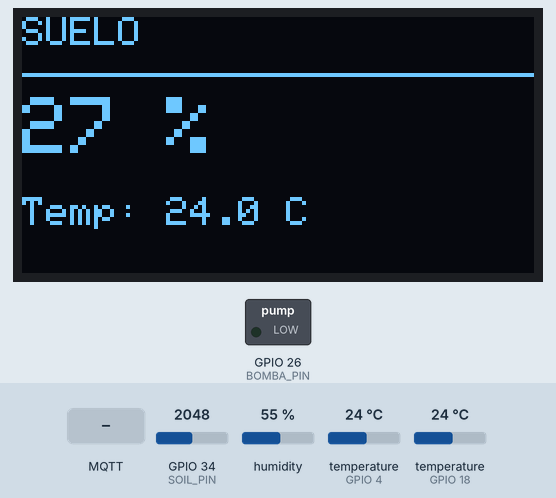
This sketch was run on a simulated ESP32. Parts: 128×64 one-colour display, switched loads named in the sketch (green lamp = pin HIGH). The test bench sets the inputs (shaded band); at power-on: GPIO 34 (SOIL_PIN) = 2048, humidity 55 %, temperature (sensors on GPIO 4, GPIO 18) 24 °C. WiFi joins after 1.5 s; servers stay silent unless stated; the local clock reads 2024-03-15 10:24:30 at power-on unless the sketch sets it; no MQTT or app messages arrive unless stated; not simulated (calls return 0 or success): secrets.h; what the sketch prints to the serial monitor is not drawn.

Above: at 5.3 s.
5.4 s: MQTT message "REGAR" arrives on the first subscribed topic
At 6.8 s:
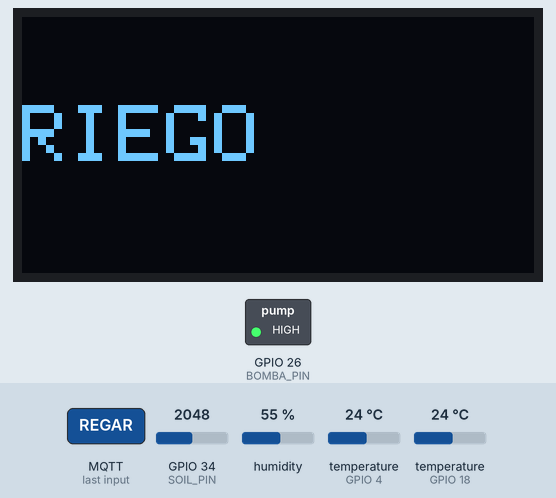
14.8 s: GPIO 34 (SOIL_PIN) set to 1867
At 18.2 s:
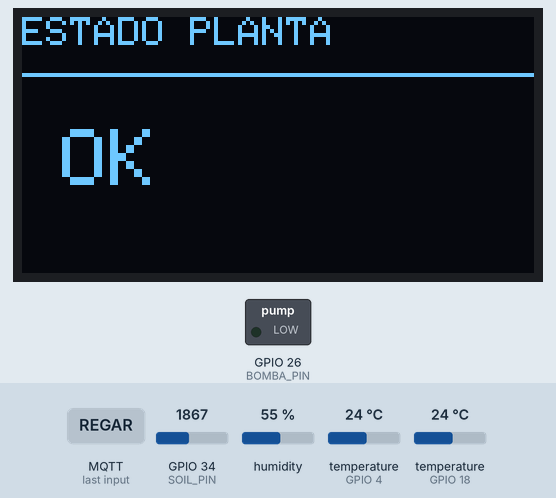
22.3 s: MQTT message "REGAR" arrives on the first subscribed topic
At 31.6 s:
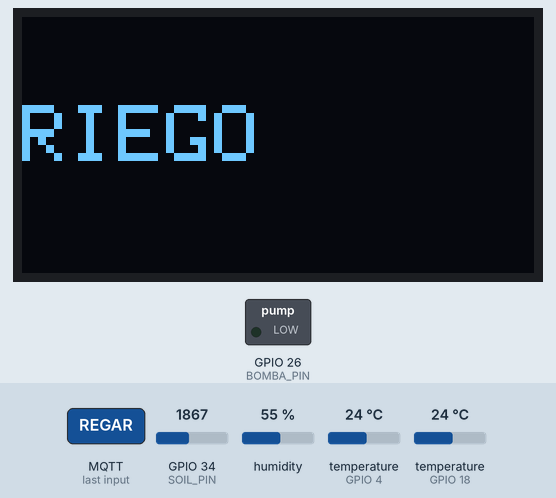
31.7 s: GPIO 34 (SOIL_PIN) set to 1496
At 37.3 s:
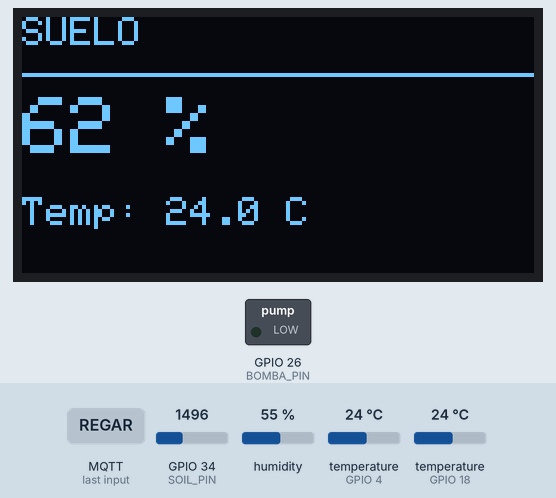
41.1 s: GPIO 34 (SOIL_PIN) set to 1404
50.3 s: GPIO 34 (SOIL_PIN) set to 2866
At 57.5 s:
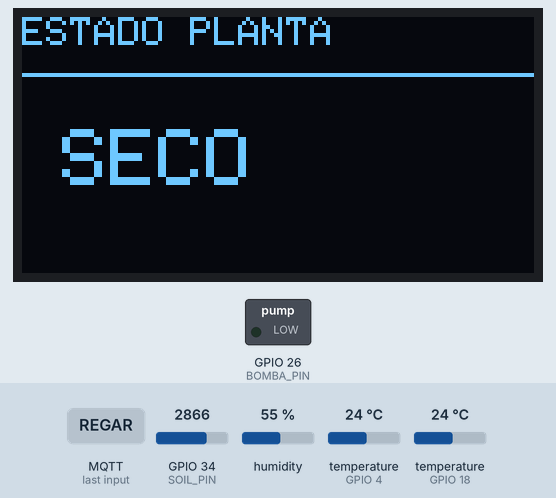
Timing chart, 0 to 59.0 s (numbered marks = the images above; inputs shaded):
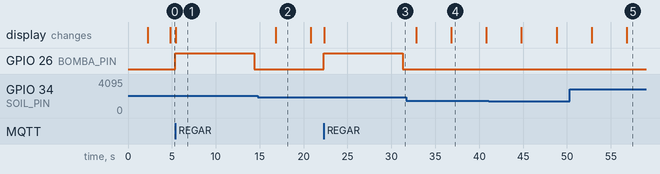

Measured:
- the behaviour switches between 1915 and 1914 on GPIO 34 (SOIL_PIN) (found by bisection; images 1 and 2)
- after the input at 5.4 s, GPIO 26 (BOMBA_PIN): LOW → HIGH at once, → LOW 9.0 s later; the display: changes at once (image 1)
- after the input at 14.8 s, the display: changes after 2.0 s (image 2)
- after the input at 22.3 s, GPIO 26 (BOMBA_PIN): LOW → HIGH at once, → LOW 9.0 s later; the display: changes at once (image 3)
- what the display in image 2 shows lasts 4.0 s, from 16.8 s to 20.8 s

The sketch:

macetero02_dht22.ino
```cpp
// macetero02 - variante de sensores con DHT22 (sin BMP280, sin presion;
// anade humedad ambiente). Mismo esqueleto de red/seguridad/riego que
// macetero_produccion_6.ino (macetero01) sin ningun cambio de fondo -
// solo difiere la lectura de ambiente y lo que se publica/muestra de
// ello. Ver firmware/README.md para el porque de un fichero aparte en
// vez de condicionales dentro del mismo.
#include <WiFiClientSecure.h>
#include <Arduino.h>
#include <PubSubClient.h>
#include <ArduinoJson.h>
#include <Wire.h>
#include <DHT.h>
#include <Adafruit_GFX.h>
#include <Adafruit_SSD1306.h>
#include <RTClib.h>
#include <OneWire.h>
#include <DallasTemperature.h>
#include <WiFiManager.h>
#include <time.h>
#include "secrets.h"

// ---------- PINES ----------
// Cableado real de esta placa (COM4) - distinto de macetero01 a
// proposito, cada ESP32 lleva el suyo, no tienen por que coincidir.
#define SDA_PIN 21
#define SCL_PIN 22
#define SOIL_PIN 34
#define BOMBA_PIN 26
#define DHTPIN 4
#define DHTTYPE DHT22
#define DS18B20_PIN 18
// GPIO 35 reservado para un futuro sensor de nivel de deposito (ya
// cableado en esta placa, sin usar todavia - ver WATER_PIN en el
// sketch de pruebas original).
#define WATER_PIN 35

// ---------- CALIBRACIÓN SUELO ----------
#define SOIL_DRY_DEFAULT 2482
#define SOIL_WET_DEFAULT 905

// ---------- MQTT ----------
const char* mqtt_server = "192.168.1.140";
const int mqtt_port = 8883;   // MQTT sobre TLS

// Identificador único de este macetero. Es lo ÚNICO que hay que cambiar
// para desplegar el mismo firmware en un dispositivo nuevo.
#define DEVICE_ID "macetero02"

const char* mqtt_client_id = "esp32_" DEVICE_ID;
const char* mqtt_topic = "maceteros/" DEVICE_ID "/sensores";
const char* mqtt_topic_comando = "maceteros/" DEVICE_ID "/comando";
const char* mqtt_topic_estado = "maceteros/" DEVICE_ID "/estado";
const char* mqtt_topic_config = "maceteros/" DEVICE_ID "/config";

// ---------- RIEGO ----------
// Igual que macetero01: la decision de CUANDO regar vive en Node-RED,
// no aqui. El sketch de pruebas original decidia el riego el mismo
// (umbral + franja horaria fijos en el propio .ino) - eso se ha
// quitado por completo al integrarlo en la plataforma.
#define TIEMPO_RIEGO 9000       // 9 segundos, redefinible luego por tipo de planta
#define TIEMPO_RIEGO_MAX 30000  // 30 segundos, tope de seguridad absoluto

volatile bool riegoManualSolicitado = false;
bool riegoEnCurso = false;
unsigned long riegoInicioMs = 0;

// ---------- OLED ----------
#define SCREEN_WIDTH 128
#define SCREEN_HEIGHT 64
#define OLED_RESET -1
#define OLED_ADDR 0x3C

unsigned long lastScreenChange = 0;
int screenIndex = 0;

Adafruit_SSD1306 display(SCREEN_WIDTH, SCREEN_HEIGHT, &Wire, OLED_RESET);

// ---------- OBJETOS ----------
WiFiClientSecure espClient;
PubSubClient client(espClient);
DHT dht(DHTPIN, DHTTYPE);
RTC_DS1307 rtc;
OneWire oneWire(DS18B20_PIN);
DallasTemperature dsSensors(&oneWire);

bool ds18b20Ok = false;
bool horaSincronizada = false;

// Umbrales de humedad de este dispositivo, recibidos por MQTT desde el
// servidor - identico a macetero01, ver los comentarios de ese fichero.
float humedadMinCfg = 36;
float humedadMaxCfg = 65;
int soilDryCfg = SOIL_DRY_DEFAULT;
int soilWetCfg = SOIL_WET_DEFAULT;
// Duracion de riego real, recibida por MQTT desde el servidor - TIEMPO_RIEGO
// se queda solo como valor de arranque hasta que llegue la primera config
// (coincide con el server_default de Postgres, ver backend/app/models/device.py).
unsigned long duracionRiegoCfg = TIEMPO_RIEGO;

// ---------- TIMING ----------
unsigned long lastSend = 0;
unsigned long ultimoRiego = 0;

// ---------- FUNCIONES ----------
int soilMoisturePercent(int raw) {
  raw = constrain(raw, soilWetCfg, soilDryCfg);
  return map(raw, soilDryCfg, soilWetCfg, 0, 100);
}

String soilStatus(int soilPct) {
  // Identica a macetero01 y al nodo "Formatear para InfluxDB" de
  // Node-RED - si se cambia aqui, cambiarla tambien alli.
  float margen = (humedadMaxCfg - humedadMinCfg) * 0.4;
  if (soilPct < humedadMinCfg - margen) return "SECO";
  if (soilPct < humedadMinCfg) return "NECESITA_RIEGO";
  if (soilPct <= humedadMaxCfg) return "OK";
  if (soilPct <= humedadMaxCfg + margen) return "HUMEDO";
  return "EXCESO_AGUA";
}

void mqttCallback(char* topic, byte* payload, unsigned int length) {
  String mensaje;
  for (unsigned int i = 0; i < length; i++) {
    mensaje += (char)payload[i];
  }

  Serial.print("Mensaje recibido en ");
  Serial.print(topic);
  Serial.print(": ");
  Serial.println(mensaje);

  String topicStr(topic);

  if (topicStr == mqtt_topic_comando) {
    if (mensaje == "REGAR") {
      riegoManualSolicitado = true;
    }
    return;
  }

  if (topicStr == mqtt_topic_config) {
    StaticJsonDocument<224> cfgDoc;
    DeserializationError err = deserializeJson(cfgDoc, mensaje);
    if (err) {
      Serial.print("Config recibida invalida: ");
      Serial.println(err.c_str());
      return;
    }
    if (cfgDoc.containsKey("humedadMin")) humedadMinCfg = cfgDoc["humedadMin"];
    if (cfgDoc.containsKey("humedadMax")) humedadMaxCfg = cfgDoc["humedadMax"];
    if (cfgDoc.containsKey("soilDry")) soilDryCfg = cfgDoc["soilDry"];
    if (cfgDoc.containsKey("soilWet")) soilWetCfg = cfgDoc["soilWet"];
    if (cfgDoc.containsKey("duracionRiegoMs")) duracionRiegoCfg = cfgDoc["duracionRiegoMs"];
    Serial.print("Config aplicada: humedadMin=");
    Serial.print(humedadMinCfg);
    Serial.print(" humedadMax=");
    Serial.print(humedadMaxCfg);
    Serial.print(" soilDry=");
    Serial.print(soilDryCfg);
    Serial.print(" soilWet=");
    Serial.print(soilWetCfg);
    Serial.print(" duracionRiegoMs=");
    Serial.println(duracionRiegoCfg);
  }
}

void connectWiFi() {
  WiFiManager wm;
  wm.setConfigPortalTimeout(180);

  Serial.println("Conectando a WiFi (o abriendo portal EcoPlant-Setup si hace falta)...");
  bool conectado = wm.autoConnect("EcoPlant-Setup");

  if (!conectado) {
    Serial.println("No se pudo conectar ni configurar a tiempo, reiniciando...");
    ESP.restart();
  }

  Serial.println("WiFi conectado");
}

void reconnectMQTT() {
  while (!client.connected()) {
    Serial.print("Conectando MQTT (mTLS)...");

    bool conectado = client.connect(
      mqtt_client_id,
      mqtt_topic_estado,
      1,
      true,
      "{\"online\":false}"
    );

    if (conectado) {
      Serial.println(" conectado");
      client.subscribe(mqtt_topic_comando);
      client.subscribe(mqtt_topic_config);
      client.publish(mqtt_topic_estado, "{\"online\":true}", true);
    } else {
      int rc = client.state();
      Serial.print(" fallo rc=");
      Serial.print(rc);
      if (rc == 5) {
        Serial.println(" (certificado de cliente no autorizado: revisar CN y ACL)");
      } else if (rc == -2) {
        Serial.println(" (fallo de red o handshake TLS: revisar IP, certificado y hora)");
      } else {
        Serial.println();
      }
      delay(2000);
    }
  }
}

void sincronizarHora() {
  configTzTime("CET-1CEST,M3.5.0/2,M10.5.0/3", "pool.ntp.org", "time.nist.gov");

  Serial.print("Sincronizando hora por NTP");
  struct tm timeinfo;
  int intentos = 0;
  while (!getLocalTime(&timeinfo) && intentos < 20) {
    Serial.print(".");
    delay(500);
    intentos++;
  }

  if (getLocalTime(&timeinfo)) {
    horaSincronizada = true;
    Serial.println();
    Serial.print("Hora NTP: ");
    Serial.print(asctime(&timeinfo));

    rtc.adjust(DateTime(
      timeinfo.tm_year + 1900, timeinfo.tm_mon + 1, timeinfo.tm_mday,
      timeinfo.tm_hour, timeinfo.tm_min, timeinfo.tm_sec
    ));
    Serial.println("RTC actualizado desde NTP");
  } else {
    Serial.println();
    Serial.println("NTP fallo: se mantiene la hora del RTC");
    if (!rtc.isrunning()) {
      Serial.println("AVISO: RTC parado y sin NTP. TLS puede fallar por fecha invalida.");
    }
  }
}

// t/h = temperatura/humedad de ambiente (DHT22, pueden ser NAN si falla
// la lectura - no hay presion en esta placa, a diferencia de macetero01.
void updateDisplay(float t, float h, int soilPct, float tempSuelo, String estado, DateTime now) {

  if (millis() - lastScreenChange > 4000) {
    lastScreenChange = millis();
    screenIndex = (screenIndex + 1) % 4;
  }

  display.clearDisplay();
  display.setTextColor(SSD1306_WHITE);

  switch (screenIndex) {

    // ---------- PANTALLA 1: AMBIENTE ----------
    case 0:
      display.setTextSize(1);
      display.setCursor(0, 0);
      display.print("AMBIENTE");
      display.drawLine(0, 14, 127, 14, SSD1306_WHITE);

      display.setTextSize(2);
      display.setCursor(0, 16);
      if (isnan(t)) {
        display.print("T: --");
      } else {
        display.print(t, 1);
        display.print(" C");
      }

      display.setTextSize(1);
      display.setCursor(0, 42);
      display.print("Humedad: ");
      if (isnan(h)) {
        display.print("--");
      } else {
        display.print(h, 0);
        display.print(" %");
      }
      break;

    // ---------- PANTALLA 2: SUELO ----------
    case 1:
      display.setTextSize(1);
      display.setCursor(0, 0);
      display.print("SUELO");
      display.drawLine(0, 14, 127, 14, SSD1306_WHITE);

      display.setTextSize(2);
      display.setCursor(0, 20);
      display.print(soilPct);
      display.print(" %");

      display.setTextSize(1);
      display.setCursor(0, 45);
      display.print("Temp: ");
      if (isnan(tempSuelo)) {
        display.print("--");
      } else {
        display.print(tempSuelo, 1);
        display.print(" C");
      }
      break;

    // ---------- PANTALLA 3: ESTADO ----------
    case 2:
      display.setTextSize(1);
      display.setCursor(0, 0);
      display.print("ESTADO PLANTA");
      display.drawLine(0, 14, 127, 14, SSD1306_WHITE);

      display.setTextSize(2);
      display.setCursor(10, 28);

      if (estado == "OK") {
        display.print("OK");
      } else if (estado == "NECESITA_RIEGO") {
        display.print("RIEGO");
      } else if (estado == "SECO") {
        display.print("SECO");
      } else if (estado == "HUMEDO") {
        display.print("HUMEDO");
      } else {
        display.print("AGUA!");
      }
      break;

    // ---------- PANTALLA 4: FECHA Y HORA ----------
    case 3:
      display.setTextSize(1);
      display.setCursor(0, 0);
      display.print("FECHA / HORA");
      display.drawLine(0, 14, 127, 14, SSD1306_WHITE);

      display.setTextSize(2);
      display.setCursor(0, 20);

      if (now.hour() < 10) display.print("0");
      display.print(now.hour());
      display.print(":");
      if (now.minute() < 10) display.print("0");
      display.print(now.minute());

      display.setTextSize(1);
      display.setCursor(0, 45);
      display.print(now.day());
      display.print("/");
      display.print(now.month());
      display.print("/");
      display.print(now.year());
      break;
  }

  display.display();
}

// ---------- SETUP ----------
void setup() {
  Serial.begin(115200);
  delay(200);

  pinMode(BOMBA_PIN, OUTPUT);
  digitalWrite(BOMBA_PIN, LOW);

  Wire.begin(SDA_PIN, SCL_PIN);

  dht.begin();
  // El DHT no tiene un begin() que confirme presencia como el BMP280 -
  // se hace una lectura de prueba solo para dejar constancia en el
  // log, el loop() ya tolera NAN en cada ciclo independientemente.
  delay(2000);  // el DHT22 necesita ~2s desde el arranque antes de la primera lectura fiable
  float testT = dht.readTemperature();
  if (isnan(testT)) {
    Serial.println("DHT22: sin lectura valida en el arranque (se seguira intentando cada ciclo)");
  } else {
    Serial.println("DHT22 listo");
  }

  if (!rtc.begin()) {
    Serial.println("RTC DS1307 no encontrado");
  } else {
    Serial.println("RTC DS1307 listo");
  }

  dsSensors.begin();
  if (dsSensors.getDeviceCount() > 0) {
    ds18b20Ok = true;
    Serial.println("DS18B20 listo");
  } else {
    Serial.println("DS18B20 no encontrado");
  }

  if (!display.begin(SSD1306_SWITCHCAPVCC, OLED_ADDR)) {
    Serial.println("OLED no encontrada");
  } else {
    Serial.println("OLED inicializada");
    display.clearDisplay();
    display.setTextColor(SSD1306_WHITE);
    display.setTextSize(1);
    display.setCursor(0, 28);
    display.print("Conectando...");
    display.display();
  }

  connectWiFi();
  Serial.print("IP ESP32: ");
  Serial.println(WiFi.localIP());

  sincronizarHora();

  espClient.setCACert(CA_CERT);
  espClient.setCertificate(CLIENT_CERT);
  espClient.setPrivateKey(CLIENT_KEY);
  client.setServer(mqtt_server, mqtt_port);
  client.setCallback(mqttCallback);
  reconnectMQTT();
}

// ---------- LOOP ----------
void loop() {
  if (!client.connected()) reconnectMQTT();
  client.loop();

  // ---- Arranque del riego ----
  if (riegoManualSolicitado) {
    riegoManualSolicitado = false;

    if (!riegoEnCurso) {
      riegoEnCurso = true;
      riegoInicioMs = millis();
      digitalWrite(BOMBA_PIN, HIGH);

      Serial.println("RIEGO ACTIVADO");
      display.clearDisplay();
      display.setTextColor(SSD1306_WHITE);
      display.setTextSize(2);
      display.setCursor(0, 22);
      display.print("RIEGO");
      display.display();
    } else {
      Serial.println("Orden ignorada: riego ya en curso");
    }
  }

  // ---- Parada del riego ----
  // duracionRiegoCfg es la duracion real configurada por el servidor
  // (por tipo de planta, o ajustada a mano) - TIEMPO_RIEGO_MAX sigue
  // siendo el tope de seguridad absoluto, independiente de lo que
  // llegue por config, para que un valor erroneo no deje la bomba
  // encendida indefinidamente.
  unsigned long limiteRiego = min(duracionRiegoCfg, (unsigned long)TIEMPO_RIEGO_MAX);

  if (riegoEnCurso && (millis() - riegoInicioMs >= limiteRiego)) {
    digitalWrite(BOMBA_PIN, LOW);
    unsigned long duracionReal = millis() - riegoInicioMs;
    riegoEnCurso = false;

    ultimoRiego = rtc.now().unixtime();

    StaticJsonDocument<128> ack;
    ack["evento"] = "riego_completado";
    ack["duracion_ms"] = duracionReal;
    ack["timestamp"] = ultimoRiego;

    char ackBuffer[128];
    serializeJson(ack, ackBuffer);
    client.publish(mqtt_topic_estado, ackBuffer);

    Serial.print("RIEGO COMPLETADO, confirmacion enviada: ");
    Serial.println(ackBuffer);
  }

  // ---- Ciclo de medida y publicación ----
  if (millis() - lastSend > 4000) {
    lastSend = millis();

    float t = dht.readTemperature();
    float h = dht.readHumidity();
    // Lectura implausible (fallo de bus del DHT22, no un dato real -
    // p.ej. ~121C) se descarta igual que un DS18B20 desconectado: se
    // deja en NAN en vez de publicarse como si fuera valido.
    if (!isnan(t) && (t < -20 || t > 60)) t = NAN;
    if (!isnan(h) && (h < 0 || h > 100)) h = NAN;

    int soilRaw = analogRead(SOIL_PIN);
    int soilPct = soilMoisturePercent(soilRaw);

    float tempSuelo = NAN;
    if (ds18b20Ok) {
      dsSensors.requestTemperatures();
      tempSuelo = dsSensors.getTempCByIndex(0);
      if (tempSuelo == DEVICE_DISCONNECTED_C) {
        tempSuelo = NAN;
      }
    }

    DateTime now = rtc.now();

    if (!riegoEnCurso) {
      updateDisplay(t, h, soilPct, tempSuelo, soilStatus(soilPct), now);
    }

    StaticJsonDocument<350> doc;
    doc["device_id"] = DEVICE_ID;
    doc["humedad_suelo"] = soilPct;
    doc["humedad_suelo_raw"] = soilRaw;
    doc["estado"] = soilStatus(soilPct);
    doc["temp_aire"] = t;
    // Sin "presion": esta placa no tiene BMP280/BME280, no se publica
    // un campo que no existe de verdad - ni aqui ni con un 0 falso.
    doc["humedad_ambiente"] = h;
    doc["temp_suelo"] = tempSuelo;
    doc["hora"] = String(now.hour()) + ":" + String(now.minute()) + ":" + String(now.second());
    doc["fecha"] = String(now.year()) + "-" + String(now.month()) + "-" + String(now.day());
    doc["timestamp"] = now.unixtime();

    char buffer[350];
    serializeJson(doc, buffer);

    client.publish(mqtt_topic, buffer);

    Serial.println("MQTT enviado:");
    Serial.println(buffer);

    Serial.print("Heap libre: ");
    Serial.print(ESP.getFreeHeap());
    Serial.print(" | minimo historico: ");
    Serial.println(ESP.getMinFreeHeap());
  }
}
```
